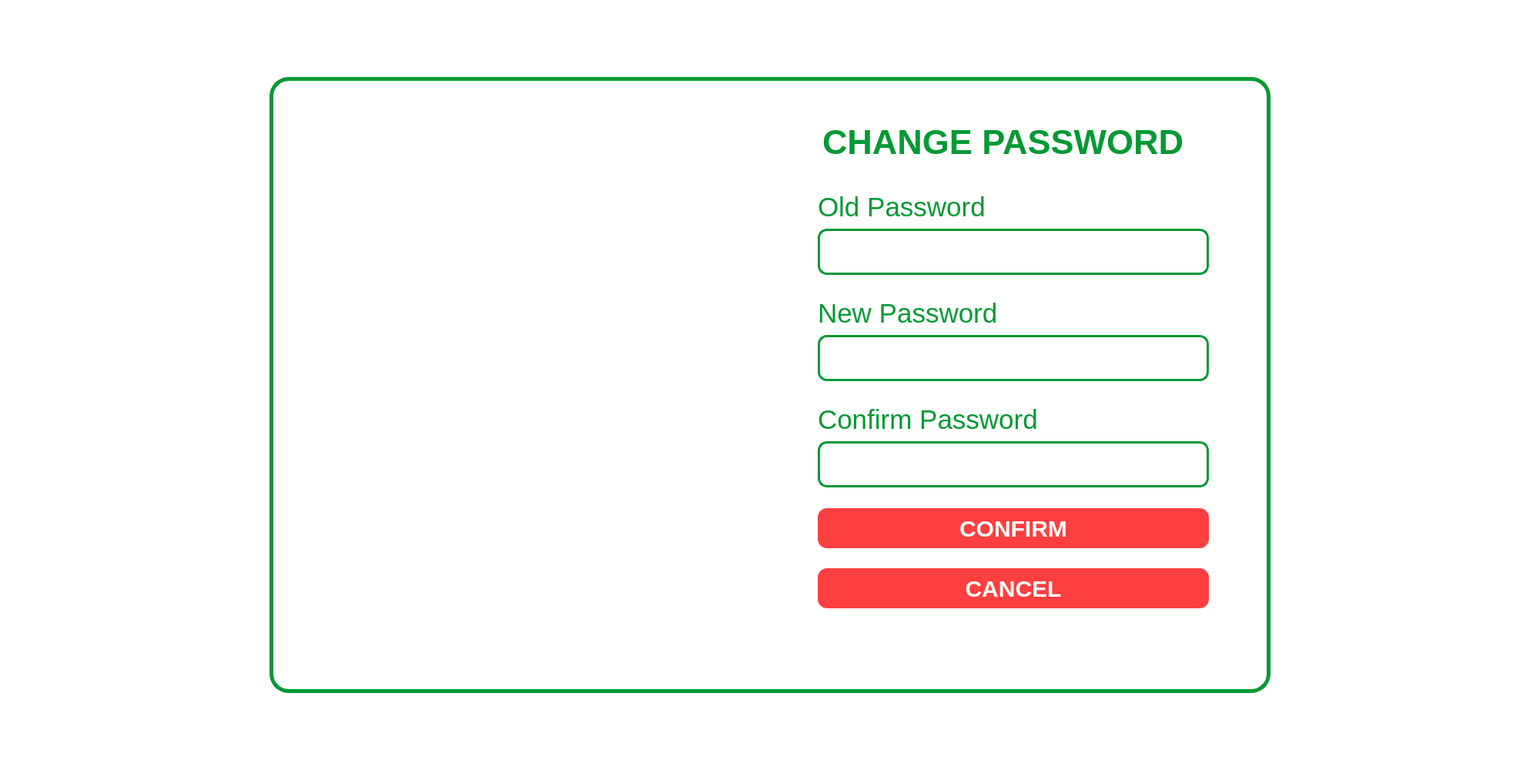
<?xml version="1.0" encoding="UTF-8"?>
<ui version="4.0">
 <class>Dialog</class>
 <widget class="QDialog" name="Dialog">
  <property name="geometry">
   <rect>
    <x>0</x>
    <y>0</y>
    <width>2000</width>
    <height>1000</height>
   </rect>
  </property>
  <property name="maximumSize">
   <size>
    <width>2000</width>
    <height>1000</height>
   </size>
  </property>
  <property name="windowTitle">
   <string>Dialog</string>
  </property>
  <property name="styleSheet">
   <string notr="true">background-color: white;
</string>
  </property>
  <property name="modal">
   <bool>true</bool>
  </property>
  <layout class="QHBoxLayout" name="horizontalLayout_4">
   <item>
    <widget class="QFrame" name="changePass_mainFrame">
     <property name="maximumSize">
      <size>
       <width>1300</width>
       <height>800</height>
      </size>
     </property>
     <property name="styleSheet">
      <string notr="true">background-color: rgb(255, 255, 255);
border: 5px solid #049933;
border-radius: 25px;</string>
     </property>
     <property name="frameShape">
      <enum>QFrame::StyledPanel</enum>
     </property>
     <property name="frameShadow">
      <enum>QFrame::Raised</enum>
     </property>
     <layout class="QHBoxLayout" name="horizontalLayout">
      <property name="spacing">
       <number>0</number>
      </property>
      <property name="leftMargin">
       <number>20</number>
      </property>
      <property name="topMargin">
       <number>20</number>
      </property>
      <property name="rightMargin">
       <number>20</number>
      </property>
      <property name="bottomMargin">
       <number>20</number>
      </property>
      <item>
       <widget class="QPushButton" name="pushButton">
        <property name="maximumSize">
         <size>
          <width>600</width>
          <height>16777215</height>
         </size>
        </property>
        <property name="focusPolicy">
         <enum>Qt::NoFocus</enum>
        </property>
        <property name="styleSheet">
         <string notr="true">border-radius:  0.1px;
border-width: 0px;</string>
        </property>
        <property name="text">
         <string/>
        </property>
        <property name="icon">
         <iconset>
          <normaloff>images/logo-image-text1.png</normaloff>images/logo-image-text1.png</iconset>
        </property>
        <property name="iconSize">
         <size>
          <width>600</width>
          <height>600</height>
         </size>
        </property>
       </widget>
      </item>
      <item>
       <widget class="QFrame" name="frame_shadow">
        <property name="enabled">
         <bool>true</bool>
        </property>
        <property name="maximumSize">
         <size>
          <width>550</width>
          <height>750</height>
         </size>
        </property>
        <property name="styleSheet">
         <string notr="true">background-color: rgb(255, 255, 255);
border: 3px solid white;
border-radius: 25px;</string>
        </property>
        <property name="frameShape">
         <enum>QFrame::StyledPanel</enum>
        </property>
        <property name="frameShadow">
         <enum>QFrame::Raised</enum>
        </property>
        <layout class="QGridLayout" name="gridLayout">
         <item row="1" column="0">
          <widget class="QFrame" name="frame">
           <property name="maximumSize">
            <size>
             <width>550</width>
             <height>130</height>
            </size>
           </property>
           <property name="styleSheet">
            <string notr="true">border: 0px solid #049933;
border-radius: 12px;</string>
           </property>
           <property name="frameShape">
            <enum>QFrame::StyledPanel</enum>
           </property>
           <property name="frameShadow">
            <enum>QFrame::Raised</enum>
           </property>
           <layout class="QVBoxLayout" name="verticalLayout_3">
            <item>
             <widget class="QLabel" name="label_2">
              <property name="maximumSize">
               <size>
                <width>240</width>
                <height>45</height>
               </size>
              </property>
              <property name="styleSheet">
               <string notr="true">border-color: white;
font: 35px Arial, serif;
color: rgb(4, 153, 51);</string>
              </property>
              <property name="text">
               <string>Old Password</string>
              </property>
             </widget>
            </item>
            <item>
             <widget class="QLineEdit" name="oldPassword_input">
              <property name="maximumSize">
               <size>
                <width>16777215</width>
                <height>60</height>
               </size>
              </property>
              <property name="styleSheet">
               <string notr="true">QLineEdit{
border: 3px solid  #049933;;
border-radius: 0px;
font: 30px Arial, serif;
border-radius: 12px;
}
QLineEdit:focus{
border-color: #00bc3b;
background-color: #f2f2f2;
}</string>
              </property>
             </widget>
            </item>
           </layout>
          </widget>
         </item>
         <item row="8" column="0">
          <widget class="QFrame" name="frame_90">
           <property name="maximumSize">
            <size>
             <width>550</width>
             <height>70</height>
            </size>
           </property>
           <property name="styleSheet">
            <string notr="true">border: 0px solid  #049933;</string>
           </property>
           <property name="frameShape">
            <enum>QFrame::StyledPanel</enum>
           </property>
           <property name="frameShadow">
            <enum>QFrame::Raised</enum>
           </property>
           <layout class="QHBoxLayout" name="horizontalLayout_3">
            <item>
             <widget class="QPushButton" name="cancel_changePass_btn">
              <property name="minimumSize">
               <size>
                <width>100</width>
                <height>0</height>
               </size>
              </property>
              <property name="maximumSize">
               <size>
                <width>550</width>
                <height>55</height>
               </size>
              </property>
              <property name="cursor">
               <cursorShape>PointingHandCursor</cursorShape>
              </property>
              <property name="focusPolicy">
               <enum>Qt::ClickFocus</enum>
              </property>
              <property name="styleSheet">
               <string notr="true">QPushButton{
border-color: #FF3E3F;
background-color: rgb(255, 62, 63);
color: rgb(255, 255, 255);
font: bold 30px Arial, serif;
border-radius: 12px;

cursor: grab;
}

QPushButton:hover{
	border-color:#cc3132;
	background-color: #cc3132;
}
</string>
              </property>
              <property name="text">
               <string>CANCEL</string>
              </property>
             </widget>
            </item>
           </layout>
          </widget>
         </item>
         <item row="9" column="0">
          <widget class="QFrame" name="frame_5">
           <property name="maximumSize">
            <size>
             <width>16777215</width>
             <height>50</height>
            </size>
           </property>
           <property name="styleSheet">
            <string notr="true">border: 0px solid  #049933;</string>
           </property>
           <property name="frameShape">
            <enum>QFrame::StyledPanel</enum>
           </property>
           <property name="frameShadow">
            <enum>QFrame::Raised</enum>
           </property>
           <layout class="QHBoxLayout" name="horizontalLayout_5">
            <item>
             <widget class="QPushButton" name="changePass_error_label">
              <property name="focusPolicy">
               <enum>Qt::NoFocus</enum>
              </property>
              <property name="styleSheet">
               <string notr="true">border-color: white;
font: 20px Arial, serif;
color: black;
border-radius: 0.1px;</string>
              </property>
              <property name="text">
               <string/>
              </property>
             </widget>
            </item>
           </layout>
          </widget>
         </item>
         <item row="0" column="0">
          <widget class="QLabel" name="label_4">
           <property name="minimumSize">
            <size>
             <width>20</width>
             <height>0</height>
            </size>
           </property>
           <property name="maximumSize">
            <size>
             <width>16777215</width>
             <height>90</height>
            </size>
           </property>
           <property name="styleSheet">
            <string notr="true">border-color: white;
font: bold 45px Arial, serif;
color: rgb(4, 153, 51);</string>
           </property>
           <property name="text">
            <string>CHANGE PASSWORD</string>
           </property>
          </widget>
         </item>
         <item row="2" column="0">
          <widget class="QFrame" name="frame_2">
           <property name="maximumSize">
            <size>
             <width>550</width>
             <height>130</height>
            </size>
           </property>
           <property name="styleSheet">
            <string notr="true">border: 0px solid #049933;
border-radius: 12px;</string>
           </property>
           <property name="frameShape">
            <enum>QFrame::StyledPanel</enum>
           </property>
           <property name="frameShadow">
            <enum>QFrame::Raised</enum>
           </property>
           <layout class="QVBoxLayout" name="verticalLayout_2">
            <item>
             <widget class="QLabel" name="label_3">
              <property name="maximumSize">
               <size>
                <width>240</width>
                <height>45</height>
               </size>
              </property>
              <property name="styleSheet">
               <string notr="true">border-color: white;
font: 35px Arial, serif;
color: rgb(4, 153, 51);</string>
              </property>
              <property name="text">
               <string>New Password</string>
              </property>
             </widget>
            </item>
            <item>
             <widget class="QLineEdit" name="newPassword_input">
              <property name="maximumSize">
               <size>
                <width>16777215</width>
                <height>60</height>
               </size>
              </property>
              <property name="focusPolicy">
               <enum>Qt::StrongFocus</enum>
              </property>
              <property name="styleSheet">
               <string notr="true">QLineEdit{
border: 3px solid  #049933;;
border-radius: 0px;
font: 30px Arial, serif;
border-radius: 12px;
}
QLineEdit:focus{
border-color: #00bc3b;
background-color: #f2f2f2;
}</string>
              </property>
             </widget>
            </item>
           </layout>
          </widget>
         </item>
         <item row="7" column="0">
          <widget class="QFrame" name="frame_9">
           <property name="maximumSize">
            <size>
             <width>550</width>
             <height>70</height>
            </size>
           </property>
           <property name="styleSheet">
            <string notr="true">border: 0px solid  #049933;</string>
           </property>
           <property name="frameShape">
            <enum>QFrame::StyledPanel</enum>
           </property>
           <property name="frameShadow">
            <enum>QFrame::Raised</enum>
           </property>
           <layout class="QHBoxLayout" name="horizontalLayout_2">
            <item>
             <widget class="QPushButton" name="confirm_changePass_btn">
              <property name="minimumSize">
               <size>
                <width>100</width>
                <height>0</height>
               </size>
              </property>
              <property name="maximumSize">
               <size>
                <width>550</width>
                <height>55</height>
               </size>
              </property>
              <property name="cursor">
               <cursorShape>PointingHandCursor</cursorShape>
              </property>
              <property name="focusPolicy">
               <enum>Qt::ClickFocus</enum>
              </property>
              <property name="styleSheet">
               <string notr="true">QPushButton{
border-color: #FF3E3F;
background-color: rgb(255, 62, 63);
color: rgb(255, 255, 255);
font: bold 30px Arial, serif;
border-radius: 12px;

cursor: grab;
}

QPushButton:hover{
	border-color:#cc3132;
	background-color: #cc3132;
}
</string>
              </property>
              <property name="text">
               <string>CONFIRM</string>
              </property>
             </widget>
            </item>
           </layout>
          </widget>
         </item>
         <item row="6" column="0">
          <widget class="QFrame" name="frame_7">
           <property name="maximumSize">
            <size>
             <width>550</width>
             <height>130</height>
            </size>
           </property>
           <property name="styleSheet">
            <string notr="true">border: 0px solid #049933;
border-radius: 12px;</string>
           </property>
           <property name="frameShape">
            <enum>QFrame::StyledPanel</enum>
           </property>
           <property name="frameShadow">
            <enum>QFrame::Raised</enum>
           </property>
           <layout class="QVBoxLayout" name="verticalLayout_4">
            <item>
             <widget class="QLabel" name="label_5">
              <property name="maximumSize">
               <size>
                <width>290</width>
                <height>45</height>
               </size>
              </property>
              <property name="styleSheet">
               <string notr="true">border-color: white;
font: 35px Arial, serif;
color: rgb(4, 153, 51);</string>
              </property>
              <property name="text">
               <string>Confirm Password</string>
              </property>
             </widget>
            </item>
            <item>
             <widget class="QLineEdit" name="confirmPassword_input">
              <property name="maximumSize">
               <size>
                <width>16777215</width>
                <height>60</height>
               </size>
              </property>
              <property name="focusPolicy">
               <enum>Qt::StrongFocus</enum>
              </property>
              <property name="styleSheet">
               <string notr="true">QLineEdit{
border: 3px solid  #049933;;
border-radius: 0px;
font: 30px Arial, serif;
border-radius: 12px;
}
QLineEdit:focus{
border-color: #00bc3b;
background-color: #f2f2f2;
}</string>
              </property>
             </widget>
            </item>
           </layout>
          </widget>
         </item>
        </layout>
       </widget>
      </item>
     </layout>
    </widget>
   </item>
  </layout>
 </widget>
 <resources/>
 <connections/>
</ui>
